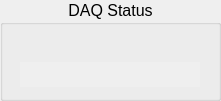
  <widget class="QGroupBox" name="groupBox_3" >
   <property name="geometry" >
    <rect>
     <x>5</x>
     <y>145</y>
     <width>221</width>
     <height>101</height>
    </rect>
   </property>
   <property name="maximumSize" >
    <size>
     <width>250</width>
     <height>170</height>
    </size>
   </property>
   <property name="font" >
    <font>
     <pointsize>12</pointsize>
    </font>
   </property>
   <property name="autoFillBackground" >
    <bool>false</bool>
   </property>
   <property name="title" >
    <string>DAQ Status</string>
   </property>
   <property name="alignment" >
    <set>Qt::AlignHCenter</set>
   </property>
   <property name="flat" >
    <bool>false</bool>
   </property>
   <property name="checkable" >
    <bool>false</bool>
   </property>
   <layout class="QGridLayout" >
    <item row="0" column="0" >
     <layout class="QHBoxLayout" >
      <property name="spacing" >
       <number>0</number>
      </property>
      <item>
       <widget class="CAImageMbbi" name="s1_8" >
        <property name="minimumSize" >
         <size>
          <width>20</width>
          <height>10</height>
         </size>
        </property>
        <property name="maximumSize" >
         <size>
          <width>30</width>
          <height>30</height>
         </size>
        </property>
        <property name="pvname" >
         <string>EC1_D1_DAQ_STATUS</string>
        </property>
        <property name="dmode" stdset="0" >
         <enum>CAImageMbbi::TrueFalse</enum>
        </property>
        <property name="falsepxm" stdset="0" >
         <pixmap resource="../bin/application.qrc" >:/images/DDS_MC_rect_off.png</pixmap>
        </property>
        <property name="truepxm" stdset="0" >
         <pixmap resource="../bin/application.qrc" >:/images/DDS_MC_rect_on.png</pixmap>
        </property>
        <property name="index" >
         <number>1</number>
        </property>
       </widget>
      </item>
      <item>
       <widget class="CAImageMbbi" name="s1_9" >
        <property name="minimumSize" >
         <size>
          <width>20</width>
          <height>10</height>
         </size>
        </property>
        <property name="maximumSize" >
         <size>
          <width>30</width>
          <height>30</height>
         </size>
        </property>
        <property name="pvname" >
         <string>EC1_D1_DAQ_STATUS</string>
        </property>
        <property name="dmode" stdset="0" >
         <enum>CAImageMbbi::TrueFalse</enum>
        </property>
        <property name="falsepxm" stdset="0" >
         <pixmap resource="../bin/application.qrc" >:/images/DDS_MC_rect_off.png</pixmap>
        </property>
        <property name="truepxm" stdset="0" >
         <pixmap resource="../bin/application.qrc" >:/images/DDS_MC_rect_on.png</pixmap>
        </property>
        <property name="index" >
         <number>2</number>
        </property>
       </widget>
      </item>
      <item>
       <widget class="CAImageMbbi" name="s1_10" >
        <property name="minimumSize" >
         <size>
          <width>20</width>
          <height>10</height>
         </size>
        </property>
        <property name="maximumSize" >
         <size>
          <width>30</width>
          <height>30</height>
         </size>
        </property>
        <property name="pvname" >
         <string>EC1_D1_DAQ_STATUS</string>
        </property>
        <property name="dmode" stdset="0" >
         <enum>CAImageMbbi::TrueFalse</enum>
        </property>
        <property name="falsepxm" stdset="0" >
         <pixmap resource="../bin/application.qrc" >:/images/DDS_MC_rect_off.png</pixmap>
        </property>
        <property name="truepxm" stdset="0" >
         <pixmap resource="../bin/application.qrc" >:/images/DDS_MC_rect_on.png</pixmap>
        </property>
        <property name="index" >
         <number>3</number>
        </property>
       </widget>
      </item>
      <item>
       <widget class="CAImageMbbi" name="s1_11" >
        <property name="minimumSize" >
         <size>
          <width>20</width>
          <height>10</height>
         </size>
        </property>
        <property name="maximumSize" >
         <size>
          <width>30</width>
          <height>30</height>
         </size>
        </property>
        <property name="pvname" >
         <string>EC1_D1_DAQ_STATUS</string>
        </property>
        <property name="dmode" stdset="0" >
         <enum>CAImageMbbi::TrueFalse</enum>
        </property>
        <property name="falsepxm" stdset="0" >
         <pixmap resource="../bin/application.qrc" >:/images/DDS_MC_rect_off.png</pixmap>
        </property>
        <property name="truepxm" stdset="0" >
         <pixmap resource="../bin/application.qrc" >:/images/DDS_MC_rect_on.png</pixmap>
        </property>
        <property name="index" >
         <number>4</number>
        </property>
       </widget>
      </item>
      <item>
       <widget class="CAImageMbbi" name="s1_12" >
        <property name="minimumSize" >
         <size>
          <width>20</width>
          <height>10</height>
         </size>
        </property>
        <property name="maximumSize" >
         <size>
          <width>30</width>
          <height>30</height>
         </size>
        </property>
        <property name="pvname" >
         <string>EC1_D1_DAQ_STATUS</string>
        </property>
        <property name="dmode" stdset="0" >
         <enum>CAImageMbbi::TrueFalse</enum>
        </property>
        <property name="falsepxm" stdset="0" >
         <pixmap resource="../bin/application.qrc" >:/images/DDS_MC_rect_off.png</pixmap>
        </property>
        <property name="truepxm" stdset="0" >
         <pixmap resource="../bin/application.qrc" >:/images/DDS_MC_rect_on.png</pixmap>
        </property>
        <property name="index" >
         <number>5</number>
        </property>
       </widget>
      </item>
      <item>
       <widget class="CAImageMbbi" name="s1_13" >
        <property name="minimumSize" >
         <size>
          <width>20</width>
          <height>10</height>
         </size>
        </property>
        <property name="maximumSize" >
         <size>
          <width>30</width>
          <height>30</height>
         </size>
        </property>
        <property name="pvname" >
         <string>EC1_D1_DAQ_STATUS</string>
        </property>
        <property name="dmode" stdset="0" >
         <enum>CAImageMbbi::TrueFalse</enum>
        </property>
        <property name="falsepxm" stdset="0" >
         <pixmap resource="../bin/application.qrc" >:/images/DDS_MC_rect_off.png</pixmap>
        </property>
        <property name="truepxm" stdset="0" >
         <pixmap resource="../bin/application.qrc" >:/images/DDS_MC_rect_on.png</pixmap>
        </property>
        <property name="index" >
         <number>6</number>
        </property>
       </widget>
      </item>
     </layout>
    </item>
    <item row="1" column="0" >
     <widget class="CALabel" name="s1_14" >
      <property name="minimumSize" >
       <size>
        <width>0</width>
        <height>25</height>
       </size>
      </property>
      <property name="maximumSize" >
       <size>
        <width>230</width>
        <height>35</height>
       </size>
      </property>
      <property name="palette" >
       <palette>
        <active>
         <colorrole role="WindowText" >
          <brush brushstyle="SolidPattern" >
           <color alpha="255" >
            <red>0</red>
            <green>0</green>
            <blue>0</blue>
           </color>
          </brush>
         </colorrole>
        </active>
        <inactive>
         <colorrole role="WindowText" >
          <brush brushstyle="SolidPattern" >
           <color alpha="255" >
            <red>0</red>
            <green>0</green>
            <blue>0</blue>
           </color>
          </brush>
         </colorrole>
        </inactive>
        <disabled>
         <colorrole role="WindowText" >
          <brush brushstyle="SolidPattern" >
           <color alpha="255" >
            <red>115</red>
            <green>115</green>
            <blue>115</blue>
           </color>
          </brush>
         </colorrole>
        </disabled>
       </palette>
      </property>
      <property name="font" >
       <font>
        <pointsize>12</pointsize>
        <weight>75</weight>
        <bold>true</bold>
       </font>
      </property>
      <property name="autoFillBackground" >
       <bool>true</bool>
      </property>
      <property name="alignment" >
       <set>Qt::AlignCenter</set>
      </property>
      <property name="wordWrap" >
       <bool>false</bool>
      </property>
      <property name="indent" >
       <number>5</number>
      </property>
      <property name="pvname" >
       <string>EC1_D1_DAQ_STATUS</string>
      </property>
      <property name="dmode" stdset="0" >
       <enum>CALabel::Choice</enum>
      </property>
      <property name="cmode" stdset="0" >
       <enum>CALabel::Alarm</enum>
      </property>
      <property name="ttdmode" stdset="0" >
       <enum>CALabel::Hide</enum>
      </property>
      <property name="dbrequest" stdset="0" >
       <enum>CALabel::DBRGSTR</enum>
      </property>
      <property name="messages" stdset="0" >
       <stringlist/>
      </property>
     </widget>
    </item>
   </layout>
  </widget>
